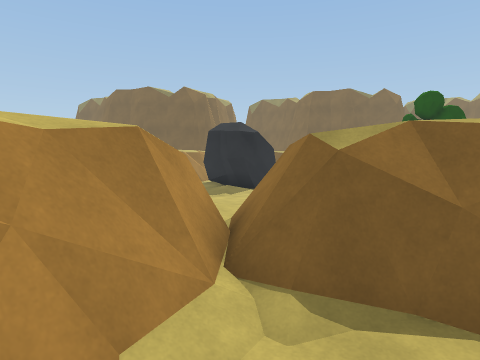
View 1 (above)

16 first-person views from a walk through a 3-D level made in the Unity game engine. The camera is 1.5 m above the floor, tilts 4° down and sees 75° across. The floor is counted in squares, 1 m on a side. Each view is taken from the middle of a square. On the plan, view 1 faces up. The plan holds only what a view shows up to about 15 squares ahead; the rest is blank. The place goes on beyond the plan.

View 2
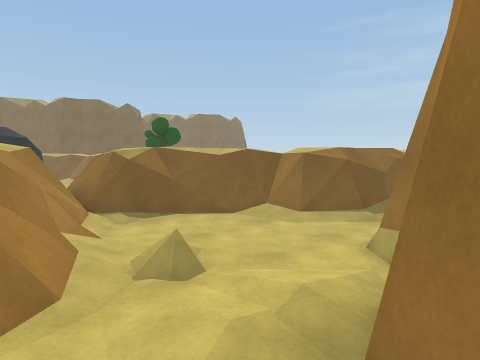

View 3
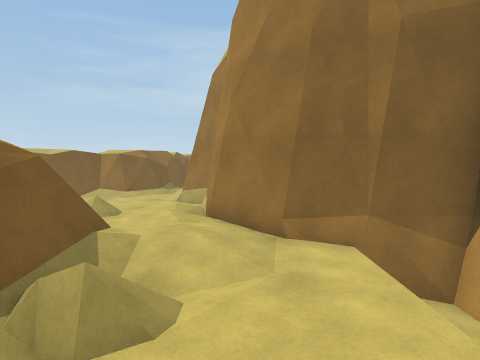

View 4
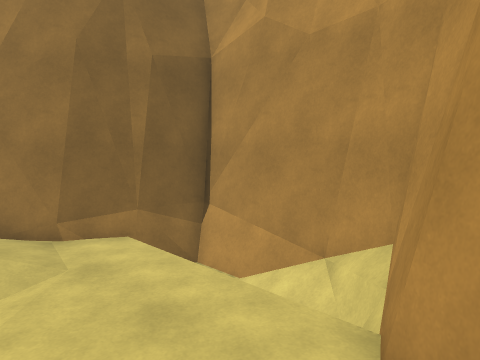

View 5
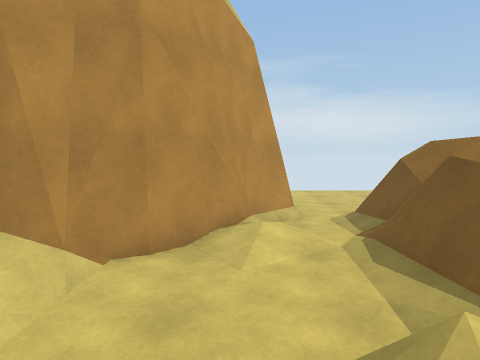

View 6
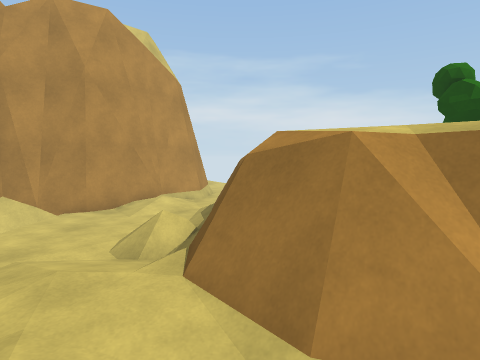

View 7
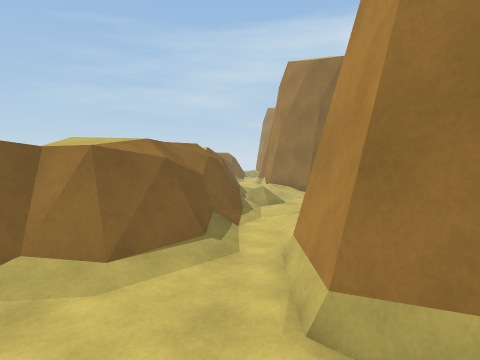

View 8
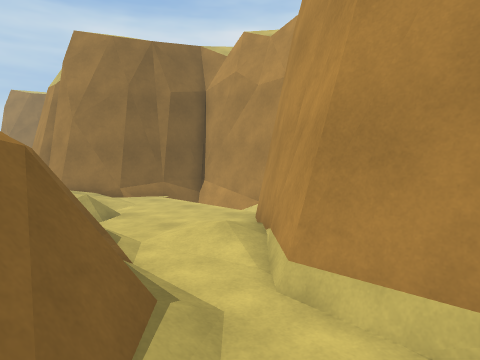

View 9
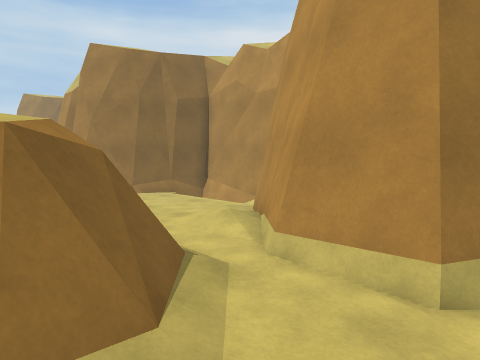

View 10
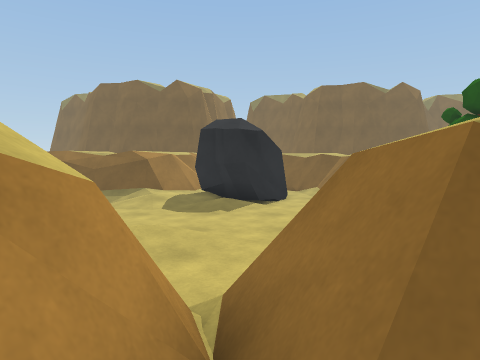

View 11
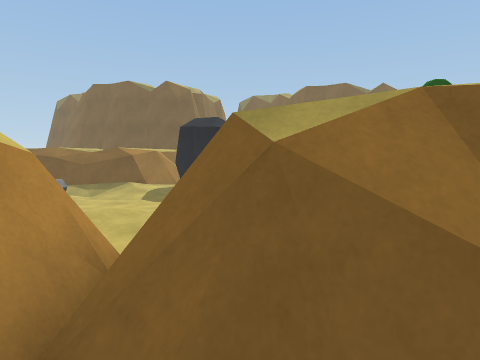

View 12
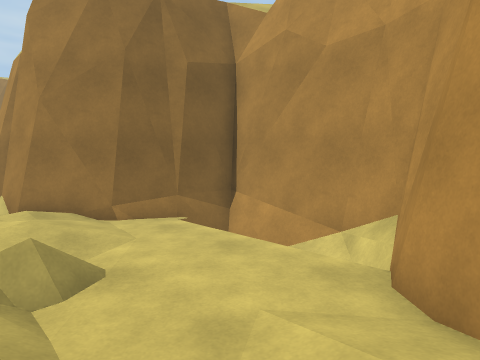

View 13
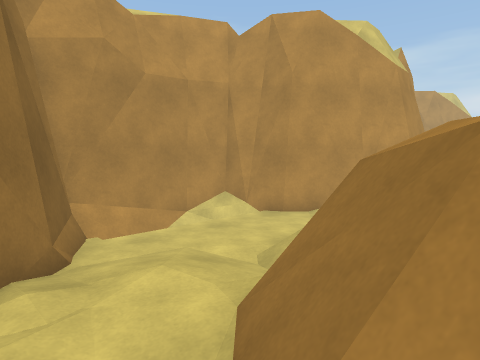

View 14
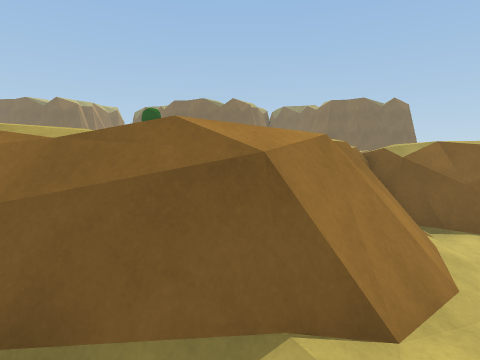

View 15
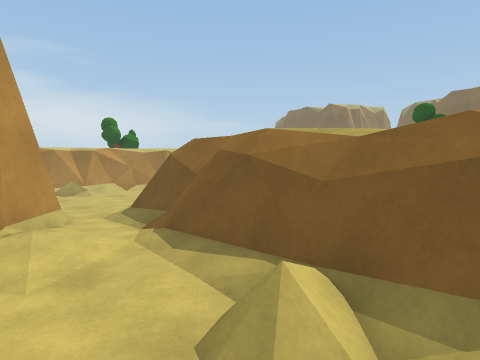

View 16
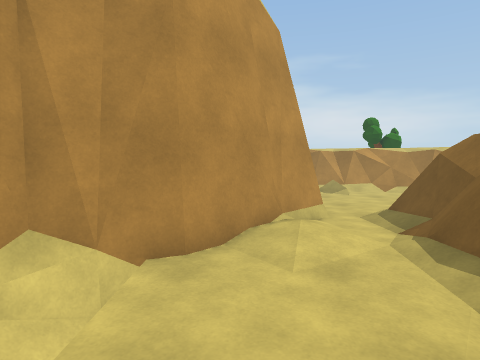

### Floor plan
Key: @ floor where view 1 was taken; # wall or solid block; . main floor; : floor 0.25 m higher than the main floor; + floor 2 m higher than the main floor; / step, stairs or slope; = window, fence, low wall or low ledge; ^ raised ledge; v drop or lower ground; R rock; O other object.
Columns run from 11 left of view 1 to 16 right of it. Each row starts with its distance up from view 1.
 18   ^ ^^###=    /=#
 17   #^^^###R    .=#
 16     =///:RRRRR.
 15      .//::RRR..
 14      O.:/./R..
 13      O....//..
 12      O .......
 11        ......
 10          /...
  9          /...
  8          /..
  7           ..
  6           ==##=
  5           #=#+
  4          ##=###
  3          ##/=###           #
  2          ^=...=##         #=
  1         ^#/....=#         #=
  0        ^^=/@...=####     ##/
 -1 ^^     ##=//....=#=###^#^#=.
 -2 ==##==##=///....../=======:
 -3 ..////////////###.//..///::/
 -4 //...///::########//....///#
 -5 #//.....:##      ##.......##
 -6 ##......##        ##.....##
 -7  ##vvvvv#          ##v  v#
 -8   #vvvvv#          #######
 -9   #######

Where each view was taken, in squares from view 1:
view 1: 0 up, 0 right, facing up
view 2: 5 down, 3 left, facing up-right
view 3: 5 down, 9 left, facing right
view 4: 4 down, 10 left, facing down-right
view 5: 5 down, 4 left, facing left
view 6: 2 down, 0 right, facing left
view 7: 2 down, 0 right, facing right
view 8: 0 up, 3 right, facing down-right
view 9: 1 up, 2 right, facing down-right
view 10: 3 up, 0 right, facing up
view 11: 2 up, 1 right, facing up
view 12: 2 down, 7 right, facing down-right
view 13: 0 up, 16 right, facing down-left
view 14: 4 down, 13 right, facing up
view 15: 5 down, 13 right, facing up-left
view 16: 5 down, 13 right, facing left
